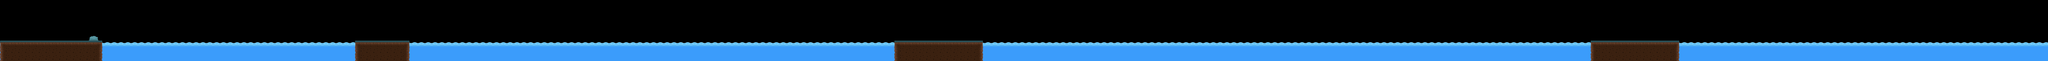

Rendered tile map (Tiled .tmx) drawn with the repository's tilesets; below, a short description and the map source with its tile grids summarised:
An orthogonal 300x9 tile map with 128x128 px tiles, 4 tile layers (Water1, GroundGraphics, Слой тайлов 4, Water2), 1 hidden layer not drawn and 232 objects.

<map version="1.0" tiledversion="1.0.2" orientation="orthogonal" renderorder="right-down" width="300" height="9" tilewidth="128" tileheight="128" nextobjectid="269">
 <tileset firstgid="1" source="map2tailset.tsx" />
 <layer name="Background" width="300" height="9" visible="0">
  <data>[2700 cells, 300 non-empty, 1 distinct tile ids]</data>
 </layer>
 <layer name="Water1" width="300" height="9">
  <data>[2700 cells, 900 non-empty, 2 distinct tile ids]</data>
 </layer>
 <layer name="GroundGraphics" width="300" height="9">
  <data>[2700 cells, 148 non-empty, 7 distinct tile ids]</data>
 </layer>
 <objectgroup name="Ground">
  <object id="1" x="0" y="768" width="1920" height="32" />
  <object id="11" x="6656" y="768" width="1028" height="32" />
  <object id="12" x="16768" y="768" width="1662" height="34" />
  <object id="13" x="29824" y="768" width="1664" height="32" />
 </objectgroup>
 <layer name="Слой тайлов 4" width="300" height="9">
  <data>[2700 cells, 0 non-empty, 0 distinct tile ids]</data>
 </layer>
 <layer name="Water2" width="300" height="9">
  <data>[2700 cells, 0 non-empty, 0 distinct tile ids]</data>
 </layer>
 <objectgroup name="apple">
  <object id="3" x="512" y="512" width="44" height="41.3333" />
  <object id="4" x="640" y="512" width="40" height="44" />
  <object id="5" x="768" y="512" width="42.6667" height="38.6667" />
  <object id="190" x="1152" y="512" width="42.6667" height="38.6667" />
  <object id="191" x="1408" y="512" width="42.6667" height="38.6667" />
  <object id="193" x="1280" y="512" width="42.6667" height="38.6667" />
  <object id="194" x="3584" y="512" width="42.6667" height="38.6667" />
  <object id="195" x="3072" y="512" width="42.6667" height="38.6667" />
  <object id="196" x="4224" y="512" width="42.6667" height="38.6667" />
  <object id="197" x="4992" y="512" width="42.6667" height="38.6667" />
  <object id="199" x="5888" y="512" width="42.6667" height="38.6667" />
  <object id="200" x="2176" y="512" width="42.6667" height="38.6667" />
  <object id="201" x="6528" y="512" width="42.6667" height="38.6667" />
  <object id="202" x="7936" y="512" width="42.6667" height="38.6667" />
  <object id="203" x="8704" y="512" width="42.6667" height="38.6667" />
  <object id="204" x="9344" y="512" width="42.6667" height="38.6667" />
  <object id="205" x="10112" y="512" width="42.6667" height="38.6667" />
  <object id="206" x="10624" y="512" width="42.6667" height="38.6667" />
  <object id="207" x="11392" y="512" width="42.6667" height="38.6667" />
  <object id="208" x="12032" y="512" width="42.6667" height="38.6667" />
  <object id="209" x="12672" y="512" width="42.6667" height="38.6667" />
  <object id="210" x="13312" y="512" width="42.6667" height="38.6667" />
  <object id="211" x="14208" y="512" width="42.6667" height="38.6667" />
  <object id="212" x="15104" y="512" width="42.6667" height="38.6667" />
  <object id="214" x="15872" y="512" width="42.6667" height="38.6667" />
  <object id="215" x="16512" y="512" width="42.6667" height="38.6667" />
  <object id="216" x="18688" y="512" width="42.6667" height="38.6667" />
  <object id="217" x="19328" y="512" width="42.6667" height="38.6667" />
  <object id="218" x="20096" y="512" width="42.6667" height="38.6667" />
  <object id="219" x="20992" y="512" width="42.6667" height="38.6667" />
  <object id="220" x="21888" y="512" width="42.6667" height="38.6667" />
  <object id="221" x="22784" y="512" width="42.6667" height="38.6667" />
  <object id="222" x="23552" y="512" width="42.6667" height="38.6667" />
  <object id="223" x="23680" y="512" width="42.6667" height="38.6667" />
  <object id="224" x="23808" y="512" width="42.6667" height="38.6667" />
  <object id="225" x="23936" y="512" width="42.6667" height="38.6667" />
  <object id="226" x="24704" y="512" width="42.6667" height="38.6667" />
  <object id="227" x="25088" y="512" width="42.6667" height="38.6667" />
  <object id="228" x="25600" y="512" width="42.6667" height="38.6667" />
  <object id="229" x="25856" y="512" width="42.6667" height="38.6667" />
  <object id="230" x="26112" y="512" width="42.6667" height="38.6667" />
  <object id="231" x="26368" y="512" width="42.6667" height="38.6667" />
  <object id="232" x="27264" y="512" width="42.6667" height="38.6667" />
  <object id="233" x="28160" y="512" width="42.6667" height="38.6667" />
  <object id="234" x="28672" y="512" width="42.6667" height="38.6667" />
  <object id="235" x="29056" y="512" width="42.6667" height="38.6667" />
  <object id="236" x="29184" y="512" width="42.6667" height="38.6667" />
  <object id="237" x="29696" y="512" width="42.6667" height="38.6667" />
  <object id="238" x="30592" y="512" width="42.6667" height="38.6667" />
  <object id="239" x="31616" y="512" width="42.6667" height="38.6667" />
  <object id="240" x="32128" y="512" width="42.6667" height="38.6667" />
  <object id="241" x="32512" y="512" width="42.6667" height="38.6667" />
  <object id="242" x="33024" y="512" width="42.6667" height="38.6667" />
  <object id="243" x="33280" y="512" width="42.6667" height="38.6667" />
  <object id="244" x="33536" y="512" width="42.6667" height="38.6667" />
  <object id="245" x="33664" y="384" width="42.6667" height="38.6667" />
  <object id="246" x="33920" y="384" width="42.6667" height="38.6667" />
  <object id="247" x="34048" y="512" width="42.6667" height="38.6667" />
  <object id="248" x="34176" y="512" width="42.6667" height="38.6667" />
  <object id="249" x="34560" y="512" width="42.6667" height="38.6667" />
  <object id="250" x="34688" y="512" width="42.6667" height="38.6667" />
  <object id="251" x="34944" y="512" width="42.6667" height="38.6667" />
  <object id="252" x="35584" y="384" width="42.6667" height="38.6667" />
  <object id="254" x="36736" y="512" width="42.6667" height="38.6667" />
  <object id="255" x="37504" y="512" width="42.6667" height="38.6667" />
 </objectgroup>
 <objectgroup name="health">
  <object id="183" x="6912" y="512" width="42.6667" height="41.3333" />
  <object id="184" x="7424" y="512" width="42.6667" height="41.3333" />
  <object id="186" x="17024" y="512" width="42.6667" height="41.3333" />
  <object id="187" x="17792" y="512" width="42.6667" height="41.3333" />
  <object id="188" x="30208" y="512" width="42.6667" height="41.3333" />
  <object id="189" x="30976" y="512" width="42.6667" height="41.3333" />
 </objectgroup>
 <objectgroup name="Enemy" visible="0" />
 <objectgroup name="GroundObjects">
  <object id="20" x="2304" y="768" width="128" height="128" />
  <object id="21" x="2816" y="768" width="128" height="128" />
  <object id="22" x="3328" y="768" width="128" height="128" />
  <object id="23" x="3840" y="768" width="128" height="128" />
  <object id="24" x="4352" y="768" width="128" height="128" />
  <object id="25" x="4864" y="768" width="128" height="128" />
  <object id="26" x="5376" y="768" width="128" height="128" />
  <object id="27" x="5888" y="768" width="128" height="128" />
  <object id="28" x="6400" y="768" width="128" height="128" />
  <object id="82" x="7936" y="768" width="128" height="128" />
  <object id="83" x="8448" y="768" width="128" height="128" />
  <object id="84" x="8960" y="768" width="128" height="128" />
  <object id="85" x="9472" y="768" width="128" height="128" />
  <object id="86" x="9984" y="768" width="128" height="128" />
  <object id="87" x="10496" y="768" width="128" height="128" />
  <object id="88" x="11008" y="768" width="128" height="128" />
  <object id="89" x="11520" y="768" width="128" height="128" />
  </objectgroup>
 <objectgroup name="FlyEnemy">
  <!-- 95 objects omitted --></objectgroup>
 <objectgroup name="WaterEnemy">
  <!-- 61 objects omitted --></objectgroup>
 <objectgroup name="Final">
  <!-- 5 objects omitted --></objectgroup>
 <objectgroup name="CheckPoint">
  <!-- 4 objects omitted --></objectgroup>
</map>
<!-- 140 of 232 objects omitted -->
